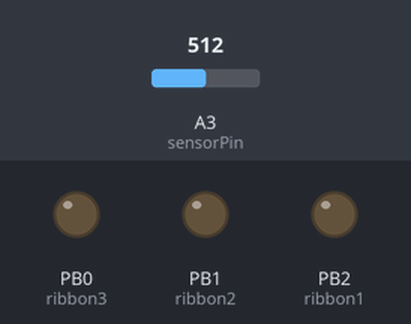
Recording of a sketch running on a simulated ATtiny85, built with avr-gcc and run on an emulated ATtiny85. Parts: output pins drawn as LEDs (lit = HIGH). The test bench sets the inputs (shaded band); at power-on: A3 (sensorPin) = 512.

Above: at 1.2 s.
1.3 s: A3 (sensorPin) set to 663
2.8 s: A3 (sensorPin) set to 681
At 4.0 s:
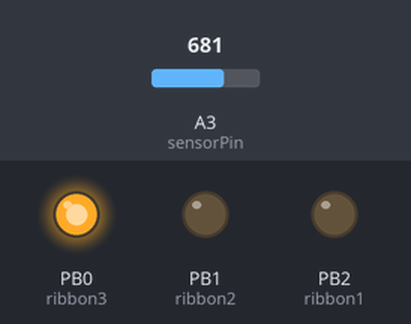
4.3 s: A3 (sensorPin) set to 708
At 5.1 s:
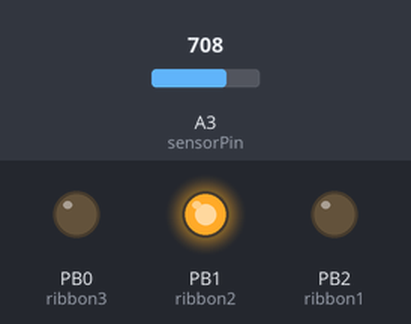
5.8 s: A3 (sensorPin) set to 942
7.3 s: A3 (sensorPin) set to 943
At 8.5 s:
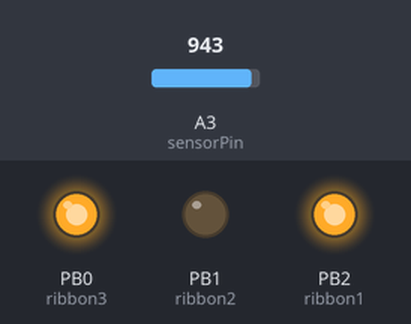
8.8 s: A3 (sensorPin) set to 716
At 9.7 s:
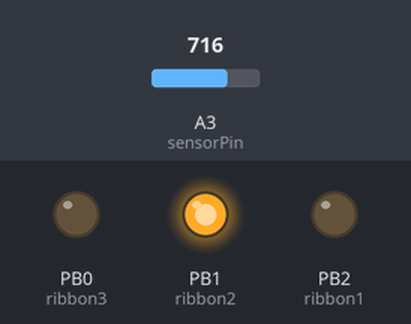
Timing chart, 0 to 11.3 s (numbered marks = the images above; inputs shaded):
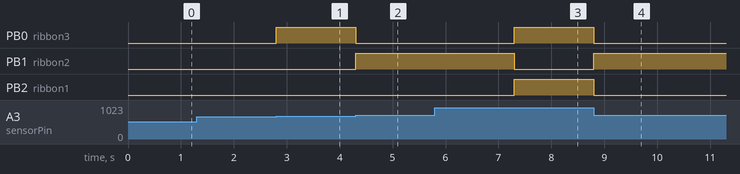

Measured:
- the behaviour switches between 669 and 670 on A3 (sensorPin) (found by bisection; images 0 and 1)
- the behaviour switches between 699 and 700 on A3 (sensorPin) (found by bisection; images 1 and 2)
- the behaviour switches between 942 and 943 on A3 (sensorPin) (found by bisection; images 2 and 3)
- after the input at 1.3 s, every drawn part: stays the same
- after the input at 2.8 s, PB0 (ribbon3): LOW → HIGH at once
- after the input at 4.3 s, PB0 (ribbon3): HIGH → LOW at once; PB1 (ribbon2): LOW → HIGH at once
- after the input at 5.8 s, every drawn part: stays the same
- after the input at 7.3 s, PB0 (ribbon3), PB2 (ribbon1): LOW → HIGH at once; PB1 (ribbon2): HIGH → LOW at once
- after the input at 8.8 s, PB0 (ribbon3), PB2 (ribbon1): HIGH → LOW at once; PB1 (ribbon2): LOW → HIGH at once

The sketch:

fringeSwatch_v2_LOW.ino
```cpp
/*
 * At the Fringes
 * eTextile Swatchbook Exchange 2017
 *
 * Full documentation link:
 *
 * This swatch allows us to access three buttons on one analog pin
 * of the ATtiny 45/85.  When you usually read a button on a
 * digital pin, closing the button will send 5 volts to the pin
 * telling the micro controller it is closed. On or off. On an
 * analog pin, we can read a range of values between 0 and 1023
 * or 0 volts and 5 volts. By connecting different values of
 * resistors to buttons on an analog pin, we can tell the ATtiny
 * to read a button press as a range of values instead of on or
 * off. This means we can connect many buttons to just one pin
 * and use conditional statements to determine  if a button was
 * pressed. Or a ribbon was pulled in this case.
 *
 * I used a 1k, 3k, and 5k resistor for the three buttons,
 * with one lead to power and the other the button.
 *
 * Use the softwareSerial_ATtiny sketch and fritzing diagram in the
 * documentation link to read your values once you have
 * constructed your fabric PCB and switches.
 *
 *                  attiny85/45
 *              reset -+---+- power
 *    (sensor pin A3) -+*  +- pb2 (right LED)
 *                    -+   +- pb1 (middle LED)
 *             ground -+---+- pb0 (left LED)
 *
 *  Note: In this version, we are reading values reversed from
 *  what you would expect. Instead of checking the values for
 *  when a switch is closed, we read for when they are open.
 *  This tended to work better for some of the swatches than others.
 *  See the fringeSwatch_v1_HIGH sketch for the alternate code in the
 *  documentation link.
 *
 */

int sensorPin = A3; //Reads resistor ladder
int sensorVal; //Value to store sensor reading

int ribbon1 = 2; //Controls left LED
int ribbon2 = 1; //Controls middle LED
int ribbon3 = 0; //Controls right LED

void setup() {

  pinMode(sensorPin, INPUT);

  pinMode(ribbon1, OUTPUT);
  pinMode(ribbon2, OUTPUT);
  pinMode(ribbon3, OUTPUT);

}

void loop() {

  //read the sensor
  sensorVal = analogRead(sensorPin);

  //all ribbons open
  if (sensorVal == 0) {

    //turn off all LEDs
    digitalWrite(ribbon1, LOW);
    digitalWrite(ribbon2, LOW);
    digitalWrite(ribbon3, LOW);

  }

  //left ribbon open
  //middle and right ribbon closed
  else if (sensorVal >= 858 && sensorVal <= 870) {

    //turn off ribbon1
    digitalWrite(ribbon1, LOW);

    //turn on ribbon 2 & 3
    digitalWrite(ribbon2, HIGH);
    digitalWrite(ribbon3, HIGH);

  }

  //middle ribbon open
  //left and right ribbon closed
  else if (sensorVal >= 943 && sensorVal <= 947) {

    //turn off ribbon2
    digitalWrite(ribbon2, LOW);

    //turn on ribbon 1 & 3
    digitalWrite(ribbon1, HIGH);
    digitalWrite(ribbon3, HIGH);

  }

  //right ribbon open
  //middle and left ribbon closed
  else if (sensorVal >= 951 && sensorVal <= 959) {

    //turn off ribbon3
    digitalWrite(ribbon3, LOW);

    //turn on ribbon 1 & 2
    digitalWrite(ribbon1, HIGH);
    digitalWrite(ribbon2, HIGH);

  }

  //left and middle ribbon open
  //right ribbon closed
  else if (sensorVal >= 670 && sensorVal <= 690) {

    //turn off ribbon 1 & 2
    digitalWrite(ribbon1, LOW);
    digitalWrite(ribbon2, LOW);

    //turn on ribbon 3
    digitalWrite(ribbon3, HIGH);

  }

  //middle and right ribbon open
  //left ribbon closed
  else if (sensorVal >= 930 && sensorVal <= 936) {

    //turn off ribbon 2 & 3
    digitalWrite(ribbon2, LOW);
    digitalWrite(ribbon3, LOW);

    //turn on ribbon 1
    digitalWrite(ribbon1, HIGH);

  }

  //left and right ribbon open
  //middle ribbon closed
  else if (sensorVal >= 700 && sensorVal <= 800) {

    //turn off ribbon 1 & 3ß
    digitalWrite(ribbon1, LOW);
    digitalWrite(ribbon3, LOW);

    //turn on ribbon 2
    digitalWrite(ribbon2, HIGH);

  }

  //all ribbons are closed
  else if (sensorVal >= 960 && sensorVal <= 970) {

    //turn on off LEDs
    digitalWrite(ribbon1, HIGH);
    digitalWrite(ribbon2, HIGH);
    digitalWrite(ribbon3, HIGH);

  }


}
```
